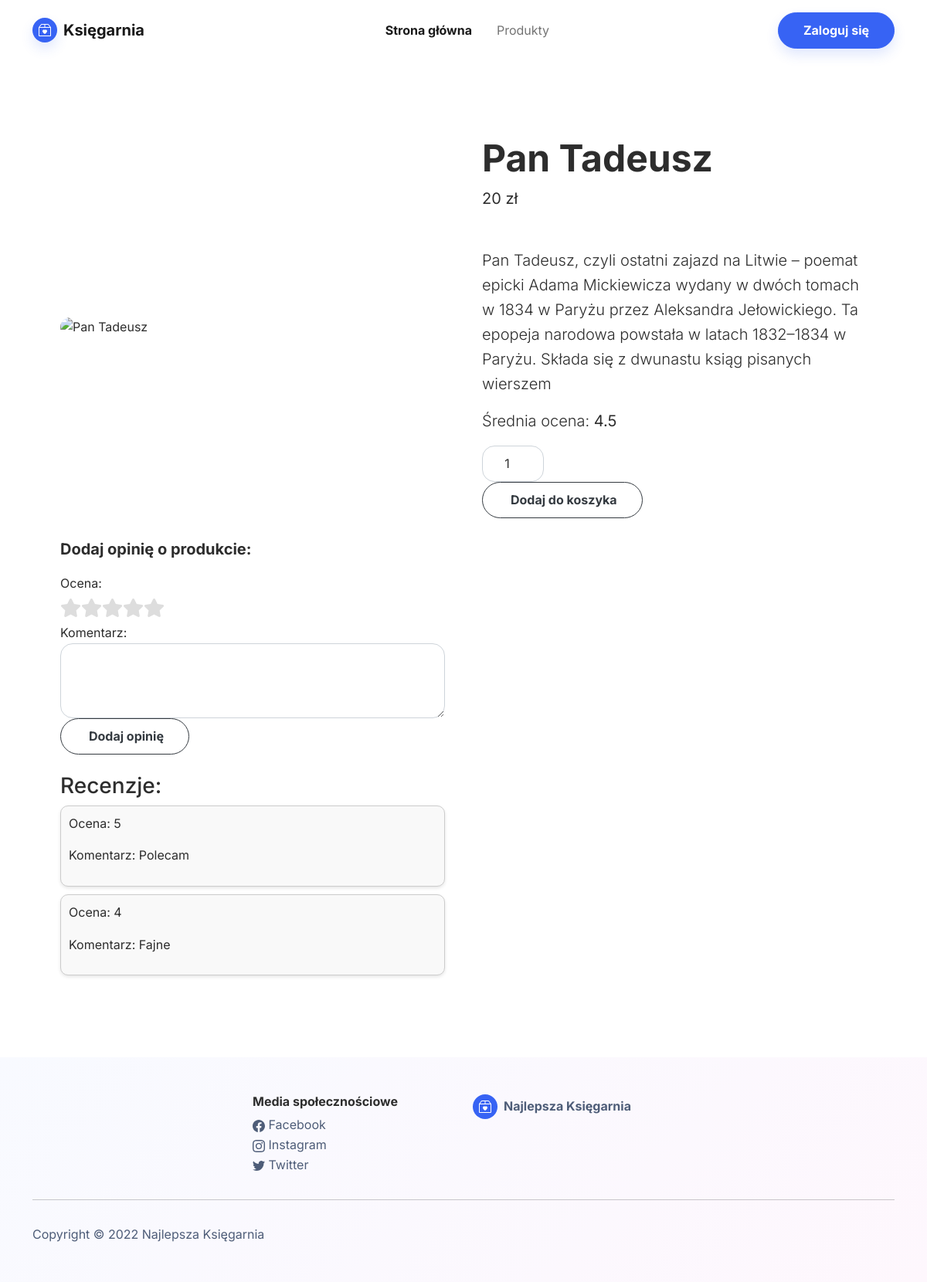
Page /product_page.php?id=1 on the committed database.
### tables this page shows
CREATE TABLE `products` (
  `id` int(11) NOT NULL,
  `name` varchar(100) NOT NULL,
  `description` varchar(250) NOT NULL,
  `img` varchar(100) NOT NULL,
  `price` int(11) NOT NULL
);

CREATE TABLE `reviews` (
  `id` int(11) NOT NULL,
  `idProduct` int(11) NOT NULL,
  `idUser` int(11) NOT NULL,
  `review_text` text NOT NULL,
  `stars` int(11) NOT NULL,
  `date` date NOT NULL
);

### review_rating_script.php (called while the page is built)
<?php
function calculateAverageRating($connection, $product_id)
{
    $sql_reviews = "SELECT * FROM reviews WHERE idProduct = $product_id";
    $result_reviews = $connection->query($sql_reviews);
    if ($result_reviews->num_rows > 0) {
        $total_ratings = 0;
        $num_reviews = 0;
        while ($row_reviews = $result_reviews->fetch_assoc()) {
            $total_ratings += $row_reviews['stars'];
            $num_reviews++;
        }
        $average_rating = $total_ratings / $num_reviews;
        return round($average_rating, 2);
    } else {
        return "Brak recenzji";
    }
}
?>

### product_page.php (the view, shortened to what this page needs)
<!DOCTYPE html>
<html lang="pl">
<head>
    <link rel="stylesheet" href="assets/bootstrap/css/bootstrap.min.css">
    <link rel="stylesheet" href="https://cdn.reflowhq.com/v2/toolkit.min.css">
    <link rel="stylesheet" href="https://cdnjs.cloudflare.com/ajax/libs/font-awesome/5.15.3/css/all.min.css">
    <link rel="stylesheet" href="assets/css/style.css">
</head>
<body>
    <?php include 'navbar.php'; ?>
    <?php
    require_once "database_connect.php";
    require_once "review_rating_script.php";
    $id = $_GET['id'];
    $sql = "SELECT * FROM products WHERE id = $id";
    $result = $connection->query($sql);
    if ($result->num_rows > 0) {
        while ($row = $result->fetch_assoc()) {
            $product[] = $row;
        }
    ?>
        <section class="py-5">
            <div class="container px-4 px-lg-5 my-5">
                <div class="row gx-4 gx-lg-5 align-items-center">
                    <div class="col-md-6"><img class="rounded card-img-top mb-5 mb-md-0" src="assets/img/products/<?php echo $product[0]['img']; ?>" alt="<?php echo $product[0]['name']; ?>" /></div>
                    <div class="col-md-6">
                        <h1 class="display-5 fw-bolder"><?php echo $product[0]['name']; ?></h1>
                        <div class="fs-5 mb-5">
                            <span><?php echo $product[0]['price']; ?> zł</span>
                        </div>
                        <p class="lead"><?php echo $product[0]['description']; ?></p>
                        <?php $average_rating = calculateAverageRating($connection, $product[0]['id']); ?>
                        <p class="lead"><?php echo "Średnia ocena:<b> " . $average_rating ."</b>"; ?></p>
                        <div class="d-flex">
                            <form action="add_to_cart.php" method="POST">
                                <fieldset>
                                    <input class="form-control text-center me-3" id="inputQuantity" name="quantity" type="number" value="1" max="10" min="1" style="max-width: 5rem" />
                                </fieldset>
                                <button class="btn btn-outline-dark flex-shrink-0" type="submit">
                                    Dodaj do koszyka
                                </button>
                            </form>
                        </div>
                    </div>
                </div>
                <div class="row gx-4 gx-lg-5 align-items-center mt-4">
                    <div class="col-md-6">
                        <p class="lead" style="font-weight: bold;">Dodaj opinię o produkcie:</p>
                        <form action="add_review.php" method="POST">
                            <div class="form-group">
                                <label>Ocena:</label><br>
                                <div class="rating">
                                    <input type="radio" id="star5" name="rating" value="5" required><label for="star5"><i class="fas fa-star"></i></label>
                                    <input type="radio" id="star4" name="rating" value="4" required><label for="star4"><i class="fas fa-star"></i></label>
                                    <input type="radio" id="star3" name="rating" value="3" required><label for="star3"><i class="fas fa-star"></i></label>
                                    <input type="radio" id="star2" name="rating" value="2" required><label for="star2"><i class="fas fa-star"></i></label>
                                    <input type="radio" id="star1" name="rating" value="1" required><label for="star1"><i class="fas fa-star"></i></label>
                                </div>
                            </div>
                            <div class="form-group">
                                <label for="comment">Komentarz:</label>
                                <textarea class="form-control" name="comment" id="comment" rows="3" required></textarea>
                            </div>
                            <button class="btn btn-outline-dark flex-shrink-0" type="submit">
                                Dodaj opinię
                            </button>
                        </form>
                    </div>
                </div>
                <div class="row gx-4 gx-lg-5 align-items-center mt-4">
                    <div class="col-md-6">
                        <h3>Recenzje:</h3>
                        <?php
                        $product_id = $product[0]['id'];
                        $sql_reviews = "SELECT * FROM reviews WHERE idProduct = $product_id";
                        $result_reviews = $connection->query($sql_reviews);
                        if ($result_reviews->num_rows > 0) {
                            while ($row_reviews = $result_reviews->fetch_assoc()) {
                                echo "<div class='review-box'>";
                                echo "<p>Ocena: " . $row_reviews['stars'] . "</p>";
                                echo "<p>Komentarz: " . $row_reviews['review_text'] . "</p>";
                                echo "</div>";
                            }
                        } else {
                            echo "Brak recenzji";
                        }
                        ?>
                    </div>
                </div>
        </section>
    <?php
    }
    ?>
    <?php include 'footer.php'; ?>
</body>
</html>

### assets/css/style.css (style rules this page uses)
.rating { display: flex; justify-content: left; align-items: center; flex-direction: row-reverse; }
.rating label { color: #ddd; font-size: 24px; cursor: pointer; }
.review-box { border: 1px solid #ccc; padding: 10px; margin-bottom: 10px; background-color: #f9f9f9; box-shadow: 0 2px 4px rgba(0, 0, 0, 0.1); border-radius: 10px; }

### rows in the picture
products: name "Pan Tadeusz", price "20", description "Pan Tadeusz, czyli ostatni zajazd na Litwie – poemat epicki Adama Mickiewicza wydany w dwóch tomach w 1834 w Paryżu przez Aleksandra Jełowickiego. Ta epopeja narodowa powstała w latach 1832–1834 w Paryżu. Składa się z dwunastu ksiąg pisanych wierszem"
reviews: stars "5", review_text "Polecam"
reviews: stars "4", review_text "Fajne"

### other values in the picture
$average_rating "4.5"
